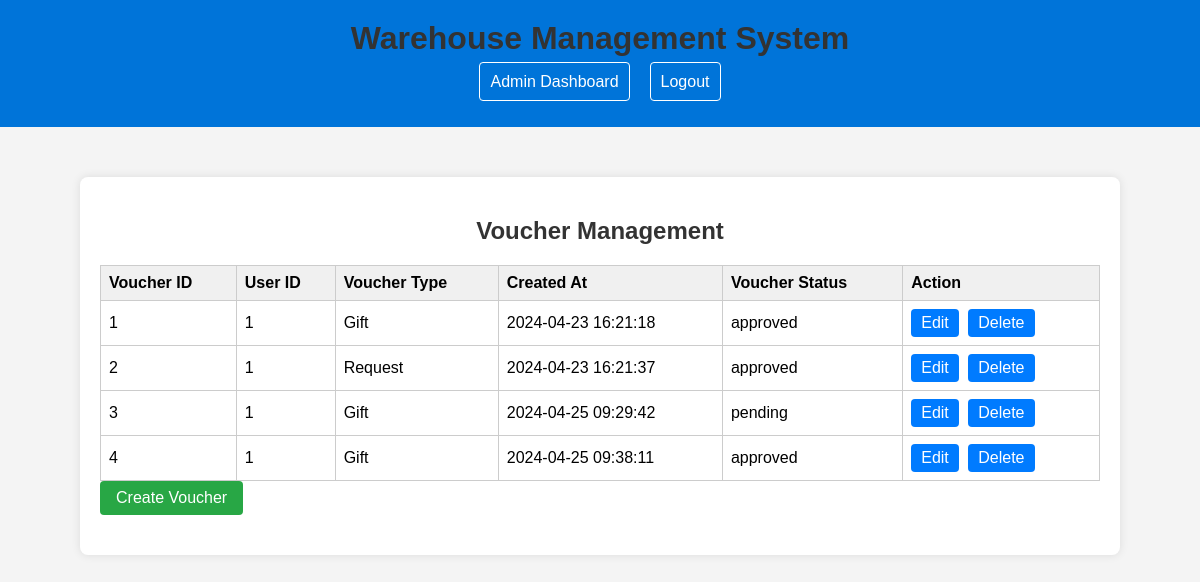
Page /vouchers_manage.php (signed in) on the committed database.
### tables this page shows
CREATE TABLE `vouchers` (
  `voucher_id` int(11) NOT NULL,
  `user_id` int(11) NOT NULL,
  `voucher_type` varchar(50) NOT NULL,
  `created_at` timestamp NOT NULL DEFAULT current_timestamp(),
  `voucher_status` enum('pending','approved','rejected') NOT NULL
);

### vouchers_manage.php (the view, shortened to what this page needs)
<?php
require_once 'db_config.php';
$sql = "SELECT * FROM vouchers";
$result = mysqli_query($conn, $sql);
$vouchers = mysqli_fetch_all($result, MYSQLI_ASSOC);
?>
<!DOCTYPE html>
<html lang="en">
<head>
</head>
<body>
    <?php include 'header.php'; ?>
    <div class="manage-container">
        <h2>Voucher Management</h2>
        <table>
            <tr>
                <th>Voucher ID</th>
                <th>User ID</th>
                <th>Voucher Type</th>
                <th>Created At</th>
                <th>Voucher Status</th>
                <th>Action</th>
            </tr>
            <?php foreach ($vouchers as $voucher): ?>
                <tr>
                    <td><?php echo $voucher['voucher_id']; ?></td>
                    <td><?php echo $voucher['user_id']; ?></td>
                    <td><?php echo $voucher['voucher_type']; ?></td>
                    <td><?php echo $voucher['created_at']; ?></td>
                    <td><?php echo $voucher['voucher_status']; ?></td>
                    <td>
                        <?php if ($_SESSION['role'] == 'admin' || $_SESSION['role'] == 'manager'): ?>
                            <a href="edit_voucher.php?voucher_id=<?php echo $voucher['voucher_id']; ?>">Edit</a>
                        <?php endif; ?>
                        <?php if ($_SESSION['role'] == 'admin'): ?>
                            <a href="delete_voucher.php?voucher_id=<?php echo $voucher['voucher_id']; ?>">Delete</a>
                        <?php endif; ?>
                    </td>
                </tr>
            <?php endforeach; ?>
        </table>
        <?php if ($_SESSION['role'] == 'admin' || $_SESSION['role'] == 'manager'): ?>
            <a href="create_voucher.php" class="create-voucher-link">Create Voucher</a>
        <?php endif; ?>
    </div>
</body>
</html>

### vouchers_manage.php (style rules this page uses)
body { font-family: Arial, sans-serif; background-color: #f4f4f4; margin: 0; padding: 0; }
.manage-container { background-color: #fff; padding: 20px; border-radius: 8px; box-shadow: 0 0 10px rgba(0, 0, 0, 0.1); max-width: 1000px; margin: 50px auto; }
h1, h2 { text-align: center; color: #333; }
table { width: 100%; border-collapse: collapse; margin-top: 20px; }
th, td { border: 1px solid #ccc; padding: 8px; text-align: left; }
th { background-color: #f0f0f0; }
.create-voucher-link { display: inline-block; padding: 8px 16px; margin-bottom: 20px; background-color: #28a745; color: #fff; text-decoration: none; border-radius: 4px; transition: background-color 0.3s; }
td a { text-decoration: none; color: #fff; margin-right: 5px; padding: 5px 10px; border-radius: 4px; background-color: #007bff; transition: background-color 0.3s; display: inline-block; }

### rows in the picture
vouchers: voucher_id "1", user "1", voucher_type "Gift", created_at "2024-04-23 16:21:18", voucher_status "approved"
vouchers: voucher_id "2", user "1", voucher_type "Request", created_at "2024-04-23 16:21:37", voucher_status "approved"
vouchers: voucher_id "3", user "1", voucher_type "Gift", created_at "2024-04-25 09:29:42", voucher_status "pending"
vouchers: voucher_id "4", user "1", voucher_type "Gift", created_at "2024-04-25 09:38:11", voucher_status "approved"
